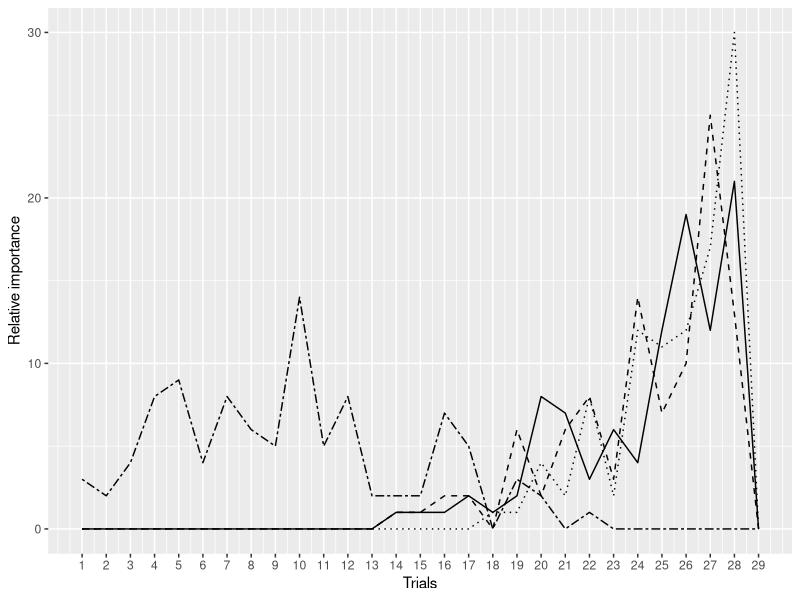

R code for this plot:
require(ggplot2)
GenBetaDist <- function(n, a, b, min = 1, max = 29)
{
  # n <- number of observations
  
  # a>b <- right skewed distribution
  # a<b <- left skewed distribution
  # a=b <- normal distribution
  
  # generate beta observations and linearly transform
  x <- rbeta(n, a, b)
  y <- (max - min) * x + min
  
  return(as.integer(y))
  
}

# We generate the random samples of all personality traits according to our hypotheses

n = 100  # set the sample size

Trials <- as.data.frame(seq(1:29))
names(Trials) <- "Trial"

N <-
  GenBetaDist(n, 6, 1)                    # More important at the end
E <-
  as.integer(runif(n, min = 1, max = 29)) # Effect uniformly distributed
O <-
  as.integer(runif(n, min = 1, max = 29)) # Effect uniformly distributed
A <-
  GenBetaDist(n, 2, 4)                    # More important at the beginning
C <-
  GenBetaDist(n, 6, 1)                    # More important at the end

Coercion <-
  GenBetaDist(n, 8, 1)             # Much more important at the end
Proximity <-
  GenBetaDist(n, 1, 6)            # More important at the end

# Compute the frequencies for each trial

NFreqs <- as.data.frame(table(N))
names(NFreqs) <- c("Trial", "N")

EFreqs <- as.data.frame(table(E))
names(EFreqs) <- c("Trial", "E")

OFreqs <- as.data.frame(table(O))
names(OFreqs) <- c("Trial", "O")

AFreqs <- as.data.frame(table(A))
names(AFreqs) <- c("Trial", "A")

CFreqs <- as.data.frame(table(C))
names(CFreqs) <- c("Trial", "C")

CoercionFreqs <- as.data.frame(table(Coercion))
names(CoercionFreqs) <- c("Trial", "Coercion")

ProximityFreqs <- as.data.frame(table(Proximity))
names(ProximityFreqs) <- c("Trial", "Proximity")

# Merge all data in a single data.frame

all.data <- merge.data.frame(Trials, NFreqs, by = "Trial", all = T)
all.data <- merge.data.frame(all.data, EFreqs, by = "Trial", all = T)
all.data <- merge.data.frame(all.data, OFreqs, by = "Trial", all = T)
all.data <- merge.data.frame(all.data, AFreqs, by = "Trial", all = T)
all.data <- merge.data.frame(all.data, CFreqs, by = "Trial", all = T)
all.data <-
  merge.data.frame(all.data, CoercionFreqs, by = "Trial", all = T)
all.data <-
  merge.data.frame(all.data, ProximityFreqs, by = "Trial", all = T)

all.data[is.na(all.data)] <- 0

# Write a CSV file for replication purposes
write.csv2(all.data, "data_simulation_milgram.csv")

# Print plot
p = ggplot() +
  geom_line(
    data = all.data,
    aes(x = Trial, y = all.data$N),
    color = "black",
    linetype = "dashed"
  ) +
  geom_line(
    data = all.data,
    aes(x = Trial, y = all.data$C),
    color = "black",
    linetype = "solid"
  ) +
  geom_line(
    data = all.data,
    aes(x = Trial, y = all.data$A),
    color = "black",
    linetype = "twodash"
  ) +
  geom_line(
    data = all.data,
    aes(x = Trial, y = all.data$Coercion),
    color = "black",
    linetype = "dotted"
  ) +
  scale_x_continuous("Trials",
                     labels = as.character(all.data$Trial),
                     breaks = all.data$Trial) +
  xlab('Trial') +
  ylab('Relative importance')
p

# Remove everything from the environment
rm(list = ls())